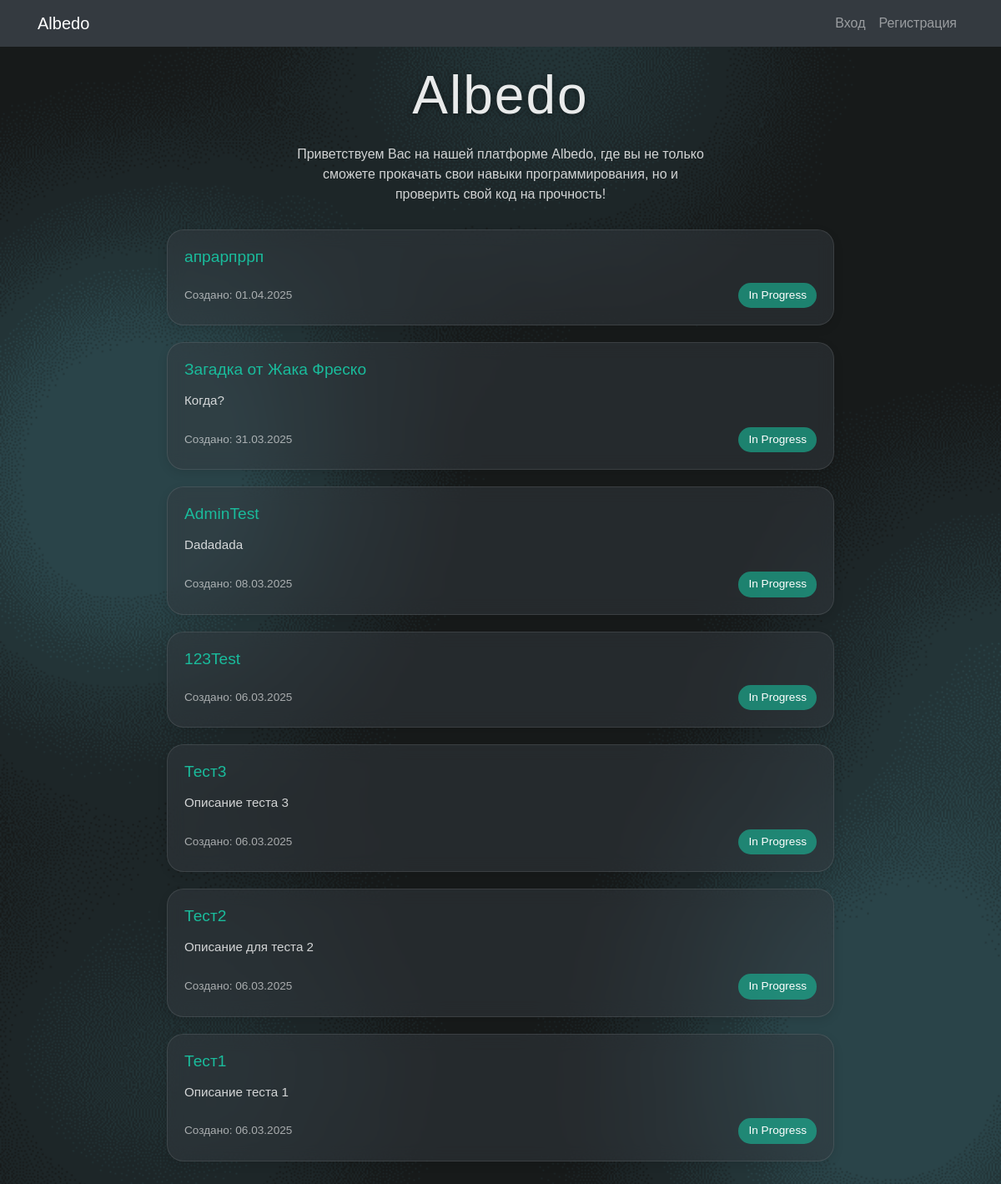
The page / on the database its author committed.
### albedo/models.py (models this page shows, shortened)
class Event(models.Model):
    STATUS_CHOICES = (
        ('in_progress', 'In Progress'),
        ('closed', 'Closed'),
    )
    title = models.CharField(max_length=255)
    description = models.TextField(blank=True)
    created_at = models.DateTimeField(auto_now_add=True)
    status = models.CharField(
        max_length=11,
        choices=STATUS_CHOICES,
        default='in_progress'
    )
    limit_date = models.DateTimeField(null=True, blank=True)
    user = models.ForeignKey(
        User,
        on_delete=models.CASCADE,
        related_name='events'
    )
    file = models.ForeignKey(
        File,
        on_delete=models.SET_NULL,
        null=True,
        blank=True,
        related_name='events'
    )

### albedo/views.py (the view)
# urls.py: path('', views.home, name='home'),
def home(request):
    events = Event.objects.filter(user__active=True).order_by('-created_at')
    return render(request, 'albedo/home.html', {'events': events})

### albedo/templates/albedo/home.html (shortened to what this page needs)
{% extends 'albedo/base.html' %}
{% load static %}
{% block content %}
<div style="padding-top: 20px;">
    <h1 style="text-align: center; color: white; font-size: 4rem; margin-bottom: 20px; text-shadow: 0 2px 10px rgba(0,0,0,0.5); font-weight: 100; letter-spacing: 2px; opacity: 0.9;">
        Albedo
    </h1>
    <p style="text-align: center; color: rgba(255,255,255,0.8); max-width: 500px; margin: 0 auto 30px auto; line-height: 1.5; font-size: 1rem;">
        Приветствуем Вас на нашей платформе Albedo, где вы не только сможете прокачать свои навыки программирования, но и проверить свой код на прочность!
    </p>
</div>
{% for event in events %}
<div style="background-color: rgba(52, 58, 64, 0.5); border-radius: 20px; padding: 20px; max-width: 800px; margin: 0 auto 20px auto; backdrop-filter: blur(10px); border: 1px solid rgba(255,255,255,0.1); box-shadow: 0 4px 12px rgba(0,0,0,0.1);">
    <h5 style="margin-top: 0; margin-bottom: 15px; font-size: 1.2rem;">
        <a href="{% url 'event_detail' event.id %}" style="color: #1ABC9C; text-decoration: none; font-weight: 400;">{{ event.title }}</a>
    </h5>
    <p style="color: rgba(255,255,255,0.8); margin-bottom: 20px; line-height: 1.5; font-size: 0.95rem;">{{ event.description|truncatewords:30 }}</p>
    <div style="display: flex; justify-content: space-between; align-items: center;">
        <small style="color: rgba(255,255,255,0.6); font-size: 0.85rem;">Создано: {{ event.created_at|date:"d.m.Y" }}</small>
        <span style="display: inline-block; padding: 5px 12px; border-radius: 15px; font-size: 0.85rem; background-color: {% if event.status %}rgba(26, 188, 156, 0.6){% else %}rgba(108, 117, 125, 0.6){% endif %}; color: white; font-weight: 400;">
            {{ event.get_status_display }}
        </span>
    </div>
</div>
{% endfor %}
{% endblock %}

### albedo/static/styles.css (style rules this page uses)
:root { --bg-color: #f8f9fa; --text-color: #212529; --card-bg: #ffffff; --header-bg: #343a40; --header-text: white; --border-color: rgba(0,0,0,0.125); --input-bg: #ffffff; --input-text: #495057; --accent-color: #007bff; --alert-success-bg: #d4edda; --alert-success-text: #155724; --alert-success-border: #c3e6cb; --alert-error-bg: #f8d7da; --alert-error-text: #721c24; --alert-error-border: #f5c6cb; --alert-info-bg: #d1ecf1; --alert-info-text: #0c5460; --alert-info-border: #bee5eb; }
body { font-family: Arial, sans-serif; background-color: var(--bg-color); color: var(--text-color); margin: 0; padding: 0; transition: background-color 0.1s ease, color 0.1s ease; }
* { transition: background-color 0.1s ease, color 0.05s ease, border-color 0.1s ease, box-shadow 0.1s ease; }

### rows shown on the page
Event: title "апрарпррп", created_at "01.04.2025", status "In Progress"
Event: title "Загадка от Жака Фреско", description "Когда?", created_at "31.03.2025", status "In Progress"
Event: title "AdminTest", description "Dadadada", created_at "08.03.2025", status "In Progress"
Event: title "123Test", created_at "06.03.2025", status "In Progress"
Event: title "Тест3", description "Описание теста 3", created_at "06.03.2025", status "In Progress"
Event: title "Тест2", description "Описание для теста 2", created_at "06.03.2025", status "In Progress"
Event: title "Тест1", description "Описание теста 1", created_at "06.03.2025", status "In Progress"
